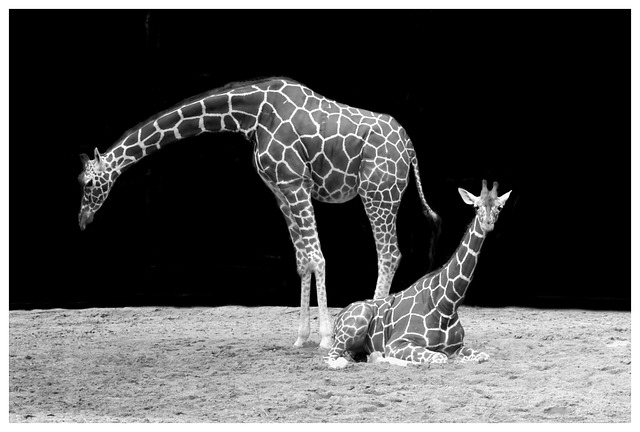
#> input picture sample.jpg, 640 x 432 px
$ jupyter execute slide.ipynb   (shell and % lines are left out)
#> lines starting #> are read from the running program, lines starting #| are printed output that depends on the picture
# Slide Sample

iPython notebookによるスライドのテスト。

基本的なjupyterの使い方です。

matplotlib/numpyとセットで使うことが多いでしょう。

[cell 1]
import numpy as np
from matplotlib import pyplot as plt
t=np.linspace(0,10,100)
y=np.sin(t)

_=plt.plot(t,y)
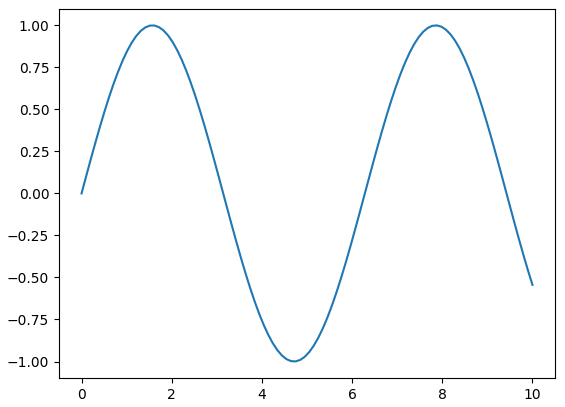
#> figure drawn by matplotlib, 1 panel; curve peaks at x = 7.88, y = 1

画像を読み込んで表示します。この例は白黒だけど三色そろっているjpgです。つまりR=G=Bなもの。

[cell 2]
from PIL import Image
img = np.asarray(Image.open("sample.jpg"))
#> img is the input picture: shape (432, 640, 3); min 0, max 255, mean 78.5
_=plt.imshow(img)

１チャネルしかない画像の場合はヒートマップ表示されます。

[cell 3]
img = np.asarray(Image.open("sample.jpg").convert("L")) #単色に変換
#> img: shape (432, 640)
_=plt.imshow(img)

ヒートマップはヒートマップで便利な場合があります。

カラーバーを表示するとどの辺がどのぐらいの輝度なのかわかりやすいですね。

[cell 4]
img = np.asarray(Image.open("sample.jpg").convert("L")) #単色に変換
_=plt.imshow(img); _=plt.colorbar()
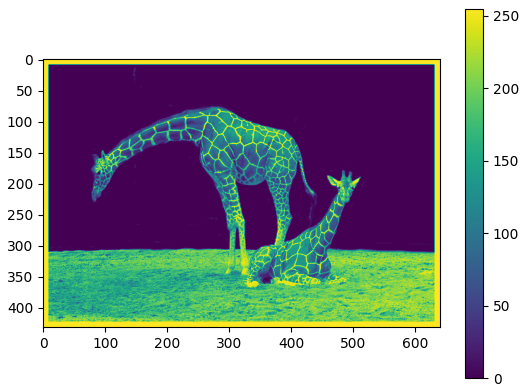
#> figure drawn by matplotlib, 2 panels

普通の見た目にしたいときはcmap="gray"を指定します。climを指定しないと輝度の最小から最大までをカラーマップに割り当てるので注意です。

[cell 5]
img = np.asarray(Image.open("sample.jpg").convert("L")) #単色に変換
_=plt.imshow(img,cmap="gray")
_=plt.clim(0,255)
_=plt.colorbar()
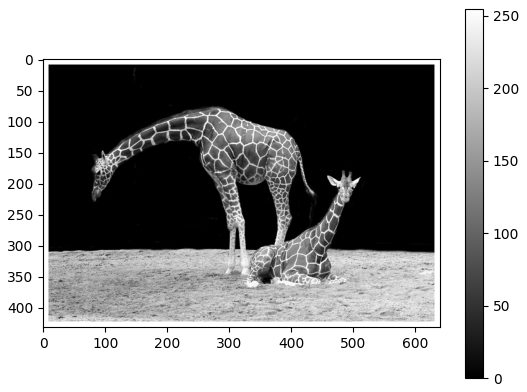
#> figure drawn by matplotlib, 2 panels

$ run again, with chainer_00.png saved as sample.jpg
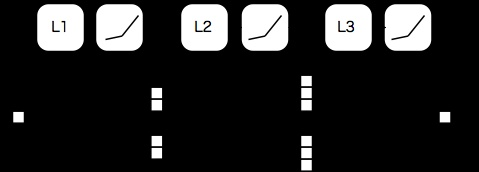
#> input picture chainer_00.png, 479 x 172 px
#> img is the input picture: shape (172, 479, 3); mean R, G, B 41, 41, 41
#> img: shape (172, 479)
#> `[cell 4] img = np.asarray(Image.open("sample.jpg").convert("L"))`:
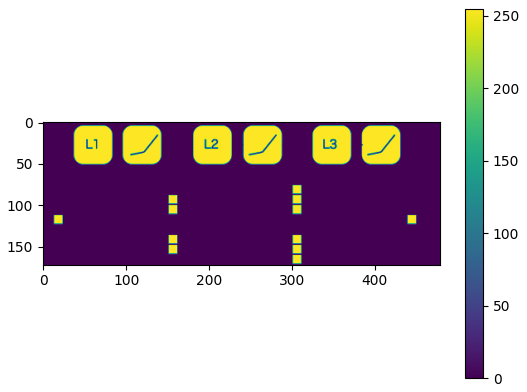
#> figure drawn by matplotlib, 2 panels
#> `[cell 5] img = np.asarray(Image.open("sample.jpg").convert("L")) #単色に変..`:
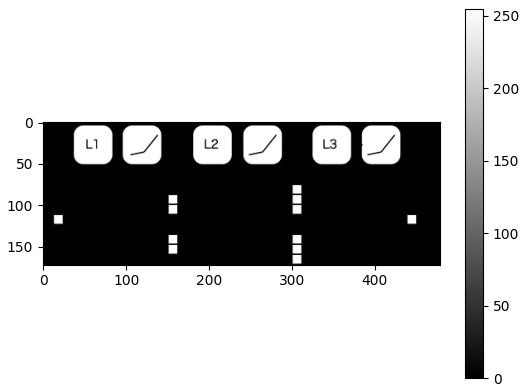
#> figure drawn by matplotlib, 2 panels

$ run again, with chainer_01.png saved as sample.jpg
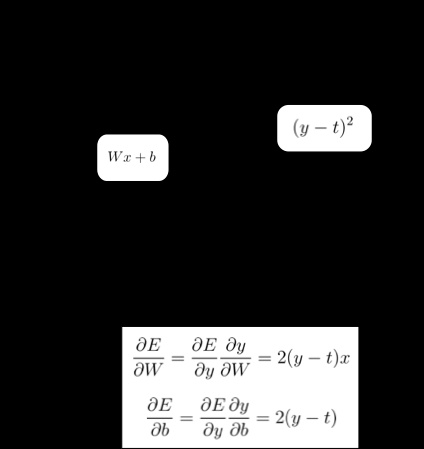
#> input picture chainer_01.png, 424 x 449 px
#> img is the input picture: shape (449, 424, 3); min 0, max 255, mean 46.3
#> img: shape (449, 424)
#> `[cell 4] img = np.asarray(Image.open("sample.jpg").convert("L"))`:
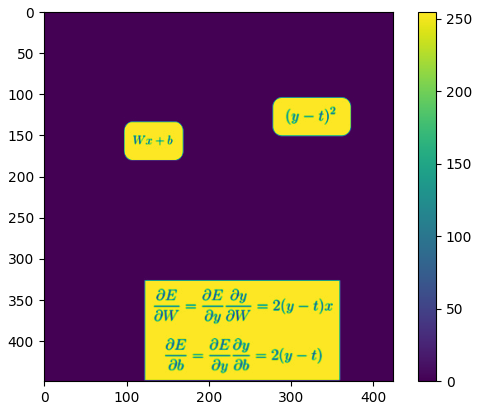
#> figure drawn by matplotlib, 2 panels
#> `[cell 5] img = np.asarray(Image.open("sample.jpg").convert("L")) #単色に変..`:
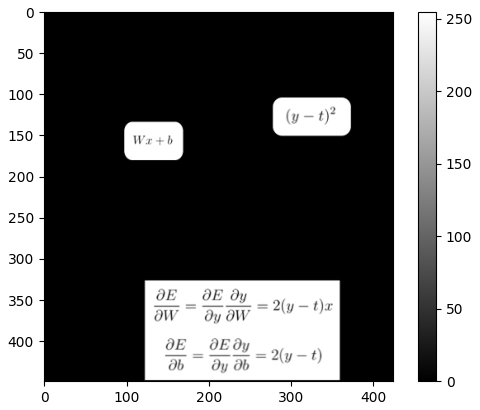
#> figure drawn by matplotlib, 2 panels

$ run again, with chainer_02.png saved as sample.jpg
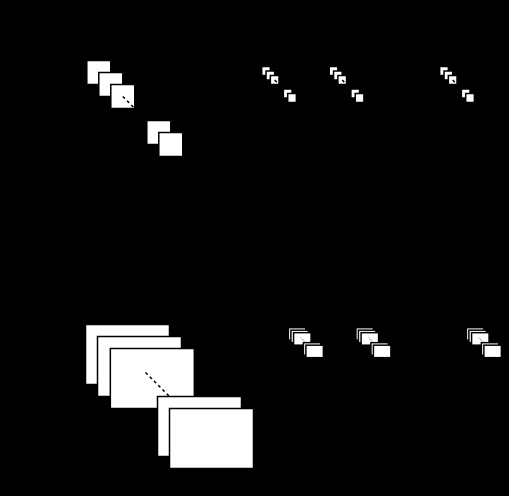
#> input picture chainer_02.png, 509 x 496 px
#> img is the input picture: shape (496, 509, 3); min 0, max 255, mean 17.4
#> img: shape (496, 509)
#> `[cell 4] img = np.asarray(Image.open("sample.jpg").convert("L"))`:
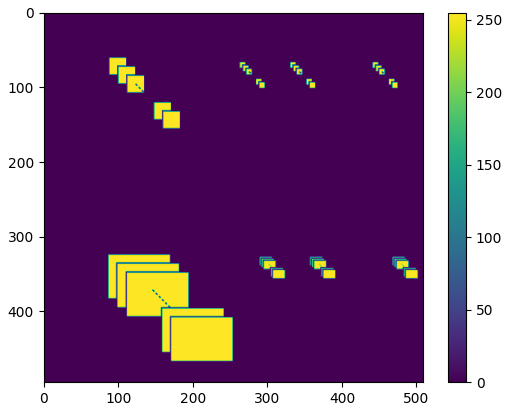
#> figure drawn by matplotlib, 2 panels
#> `[cell 5] img = np.asarray(Image.open("sample.jpg").convert("L")) #単色に変..`:
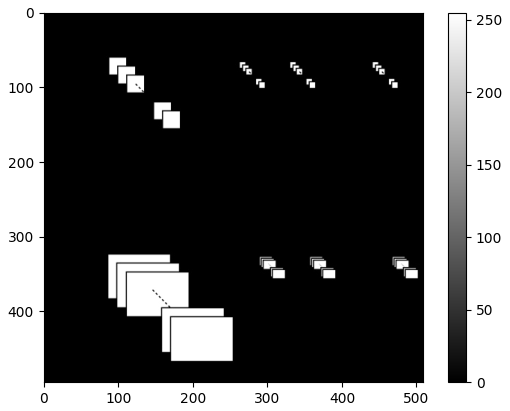
#> figure drawn by matplotlib, 2 panels
